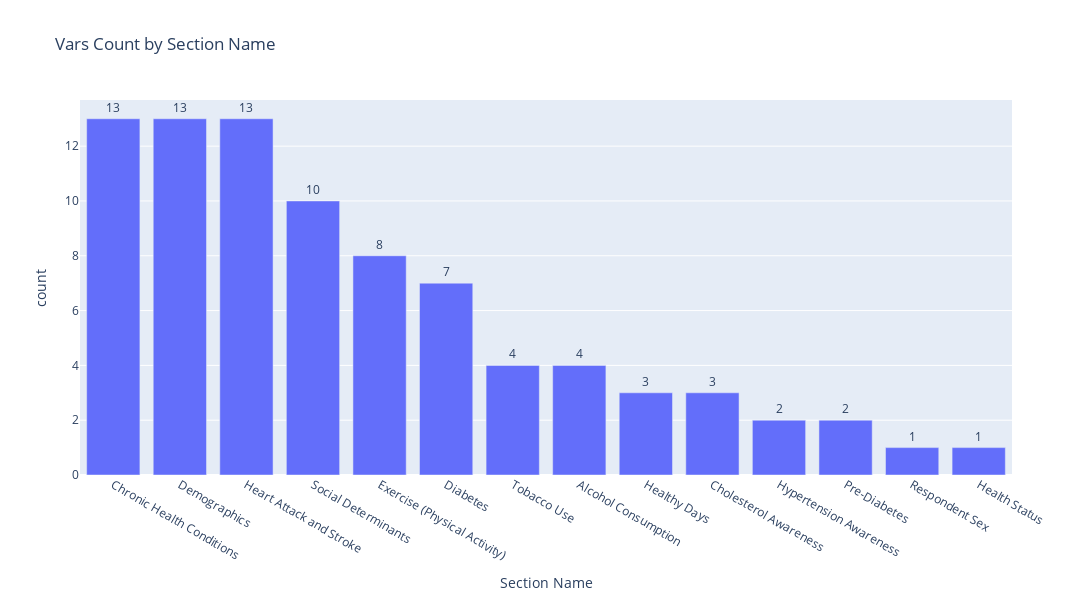

Here is the notebook cell this chart was saved with:
### Markdown cell above
Dataframe filtrado de variáveis pelas categorias de interesse

### Code cell
# SUB DATAFRAME DE df_vars_2023_data ONDE O NOME DA VARIÁVEL É IGUAL A CATEGORIA DO DICIONÁRIO section_info_highly_relevant
# Criar um novo DataFrame filtrando as linhas onde 'Section Name' está na lista de chaves
df_vars_2023_highly_relevant = df_vars_2023_data[df_vars_2023_data['Section Name'].isin(section_info_highly_relevant_keys)]
# Exibir o novo DataFrame

Section_counts_relevant = df_vars_2023_highly_relevant['Section Name'].value_counts()

with open(f'{notebook_dir_project_predict}data{os.sep}intermediate{os.sep}2023{os.sep}brfss_2023_variaveis_count_section_name_relevants.txt', 'w') as f:
    Section_counts_relevant.to_string(f)



data_sect_relevant = Section_counts_relevant.reset_index()
data_sect_relevant.columns = ['Section Name', 'count']  # renomeando colunas

fig_2 = px.bar(data_sect_relevant, x="Section Name", 
             y="count", 
             text_auto=True,
             title="Vars Count by Section Name",
             width = 1800,
             height = 600
             )

fig_2.update_traces(textfont_size=12, textangle=0, textposition="outside", cliponaxis=False)
# salvar figura
fig_2.write_image(f"{notebook_dir_project_predict}data{os.sep}intermediate{os.sep}2023{os.sep}brfss_2023_vars_count_by_section_name_relevants.png")
fig_2.show()

### Figure 1 — Plotly figure (JSON) as saved in the notebook; plotly's stock layout.template omitted (floating-point values rounded to 4 significant figures)
{"data": [{"cliponaxis": false, "hovertemplate": "Section Name=%{x}<br>count=%{y}<extra></extra>", "legendgroup": "", "marker": {"color": "#636efa", "pattern": {"shape": ""}}, "name": "", "orientation": "v", "showlegend": false, "textangle": 0, "textfont": {"size": 12}, "textposition": "outside", "texttemplate": "%{y}", "type": "bar", "x": ["Chronic Health Conditions", "Demographics", "Heart Attack and Stroke", "Social Determinants", "Exercise (Physical Activity)", "Diabetes", "Tobacco Use", "Alcohol Consumption", "Healthy Days", "Cholesterol Awareness", "Hypertension Awareness", "Pre-Diabetes", "Respondent Sex", "Health Status"], "xaxis": "x", "y": [13, 13, 13, 10, 8, 7, 4, 4, 3, 3, 2, 2, 1, 1], "yaxis": "y"}], "layout": {"barmode": "relative", "height": 600, "legend": {"tracegroupgap": 0}, "title": {"text": "Vars Count by Section Name"}, "width": 1800, "xaxis": {"anchor": "y", "domain": [0, 1], "title": {"text": "Section Name"}}, "yaxis": {"anchor": "x", "domain": [0, 1], "title": {"text": "count"}}}}
